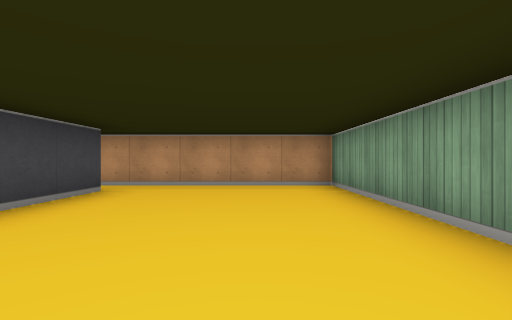
View 1 (above)

12 first-person views from a walk through a cub3D ray-caster map. The camera is about half as high as the walls, looks level and sees 85° across. The floor is counted in squares. Each view is taken from the middle of a square. On the plan, view 1 faces up. The plan holds only what a view shows up to about 9 squares ahead; the rest is blank.

View 2
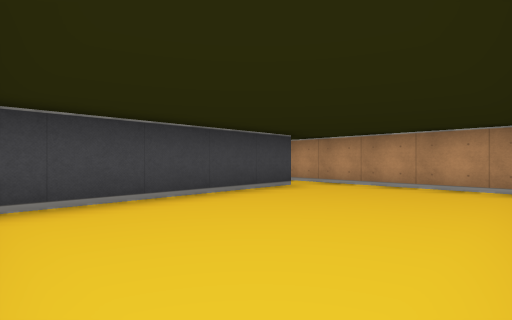

View 3
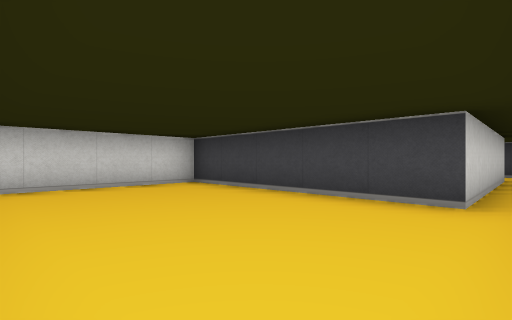

View 4
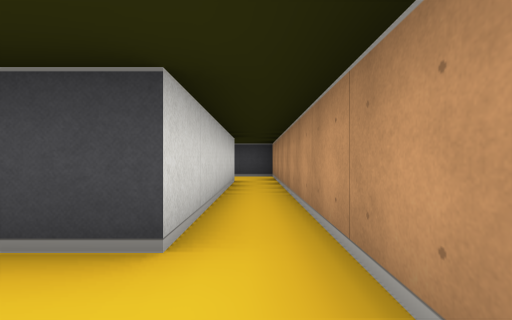

View 5
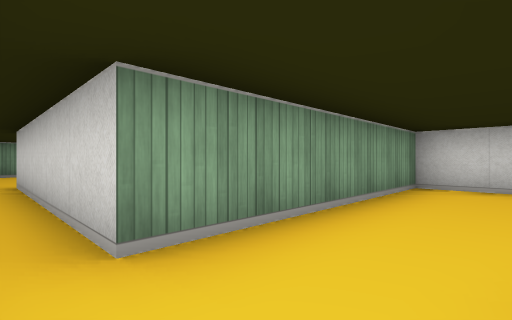

View 6
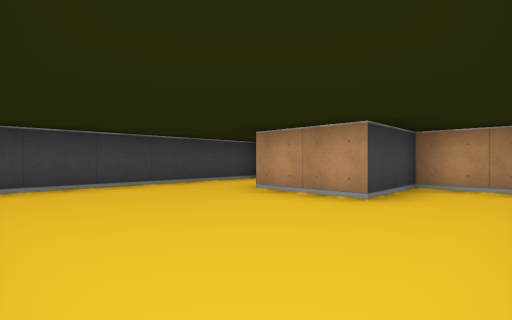

View 7
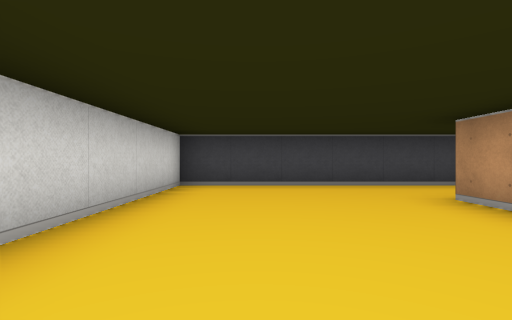

View 8
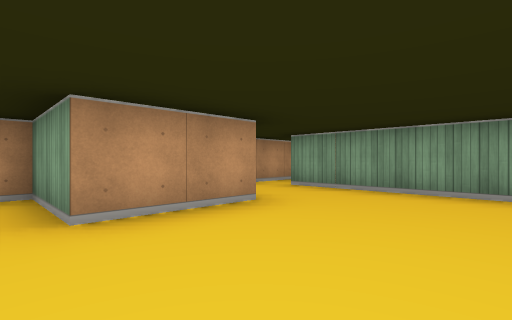

View 9
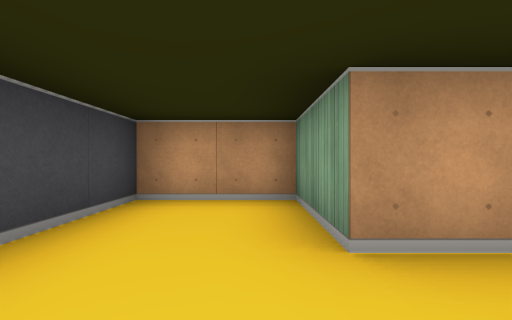

View 10
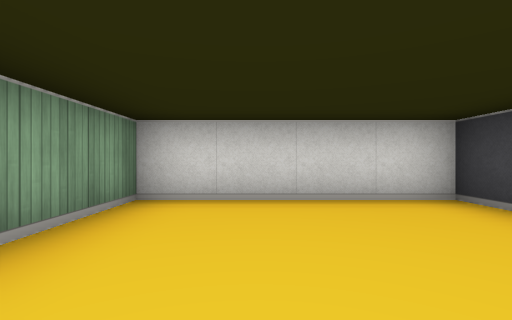

View 11
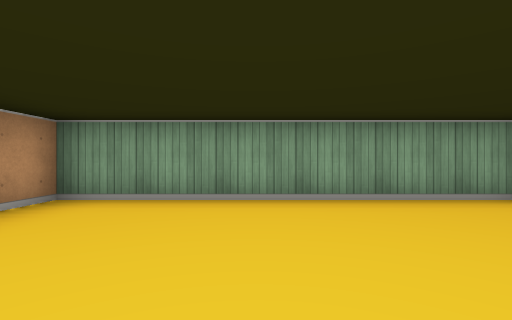

View 12
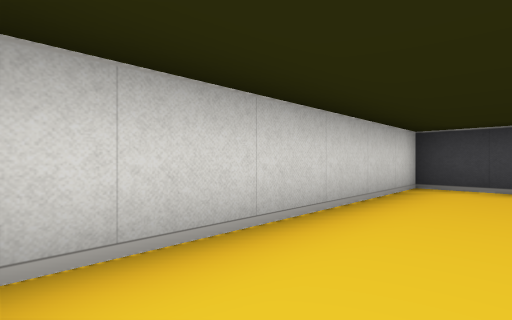

### Floor plan
Ten units are one square. View 1 is at (0, 0); x grows to the right and y downward. Boxes are objects, and circles mark ways between rooms. Rooms are numbered by the first view taken in them; rooms with no view inside come last. Other rooms are left out.
<svg viewBox="-140 -60 160 70">
<path fill="none" stroke="#000" d="M-75 -35 -75 -45 -25 -45 -25 5 15 5 15 -55 -95 -55 -95 -35M-95 -35 -115 -35 -115 -55 -135 -55 -135 5 -75 5 -75 -35"/>
<circle cx="-85" cy="-40" r="3" fill="#2a7"/>
<text x="-20" y="-30">1</text>
<text x="-110" y="-20">2</text>
</svg>
Room 1 opens to room 2.

Where each view was taken, in squares from view 1:
view 1: 0 up, 0 right, facing up
view 2: 0 up, 1 right, facing up-left
view 3: 5 up, 1 right, facing down-left
view 4: 5 up, 1 left, facing left
view 5: 5 up, 9 left, facing down-right
view 6: 0 up, 8 left, facing up-left
view 7: 1 up, 8 left, facing left
view 8: 1 up, 12 left, facing up-right
view 9: 2 up, 12 left, facing up
view 10: 3 up, 0 right, facing down
view 11: 3 up, 2 left, facing right
view 12: 1 up, 8 left, facing down-left
